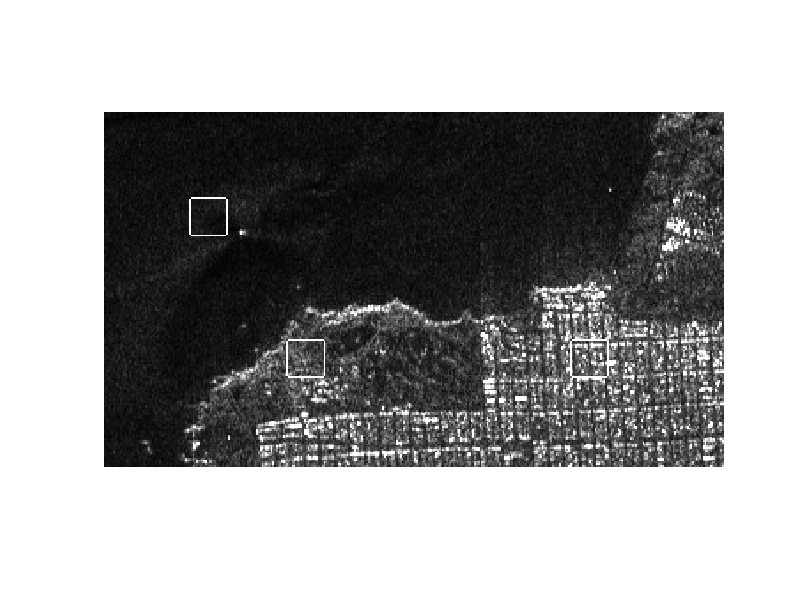
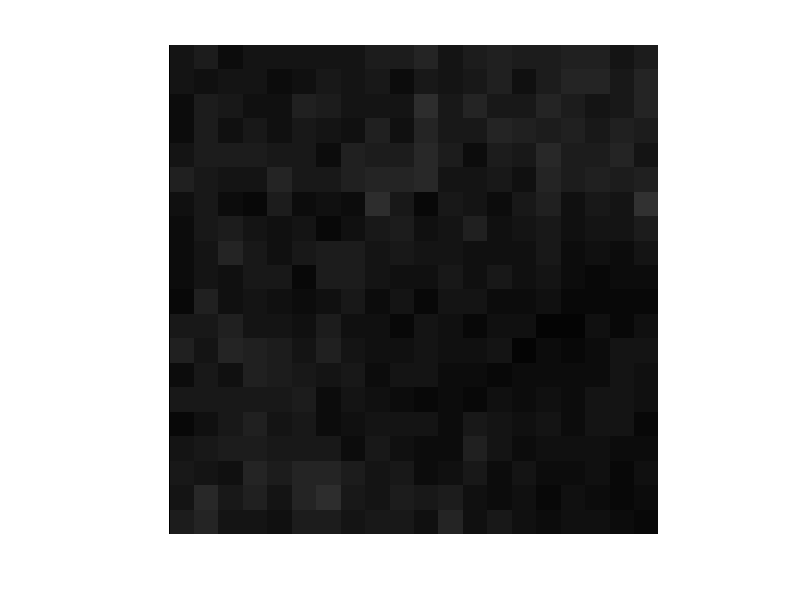
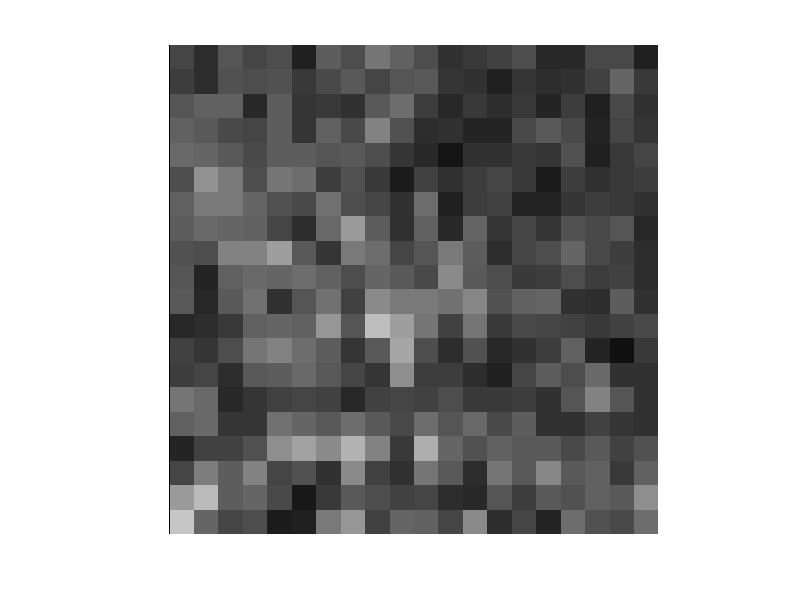
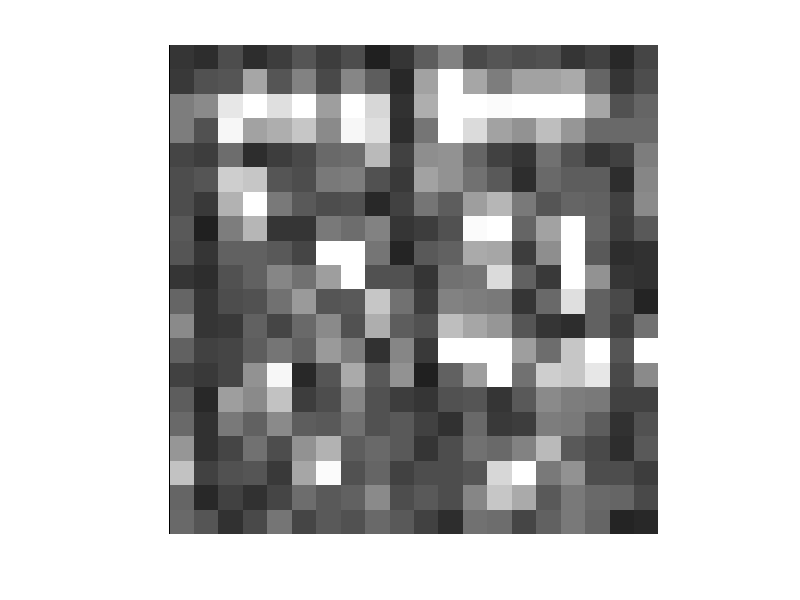

The MATLAB source for these figures, in order: (Note: this script raises an error after producing the figures.)
clear
close all
clc

load('image.mat');

%Region sea marking
y(50:69, 49) = 1;
y(50:69, 70) = 1;
y(49, 50:69) = 1;
y(70, 50:69) = 1;

%Region forest marking
y(130:149, 104) = 1;
y(130:149, 125) = 1;
y(129, 105:124) = 1;
y(150, 105:124) = 1;

% y(140:159, 184) = 1;
% y(140:159, 205) = 1;
% y(139, 184:205) = 1;
% y(160, 184:205) = 1;


%Region urban marking
y(130:149, 264) = 1;
y(130:149, 285) = 1;
y(129, 265:284) = 1;
y(150, 265:284) = 1;

imshow(y);

sea = y(50:69, 50:69);
forest = y(130:149, 105:124);
% forest = y(140:159, 185:204);
urban = y(130:149, 265:284);

figure();
imshow(sea);
figure();
imshow(forest);
figure();
imshow(urban);

win_size = 20;
win_sq = win_size^2;
samples = 3;

sea = reshape(sea, [1, win_sq]);
forest = reshape(forest, [1, win_sq]);
urban = reshape(urban, [1, win_sq]);

obs_signal = [ sea forest urban ];

figure();
plot(obs_signal);

x2 = zeros(win_sq*samples, 1);
x2(win_sq+1:2*win_sq) = 1;

x3 = zeros(win_sq*samples, 1);
x3(2*win_sq+1:3*win_sq) = 1;

variates = [x2 x3];

gam_mdl = fitglm(variates,obs_signal,'linear','Distribution','gamma')
norm_mdl = fitglm(variates,obs_signal,'linear','Distribution','normal')

figure();
plotResiduals(gam_mdl,'caseorder');
figure();
hold on;
plotResiduals(gam_mdl);
histfit(gam_mdl.Residuals.raw);
hold off;
figure();
plotResiduals(norm_mdl,'caseorder');
figure();
hold on;
plotResiduals(norm_mdl);
histfit(norm_mdl.Residuals.raw);
hold off;

figure();
plotDiagnostics(gam_mdl,'cookd');
figure();
plotDiagnostics(norm_mdl,'cookd');

extreme_values_gam = find((gam_mdl.Diagnostics.CooksDistance) > 7*mean(gam_mdl.Diagnostics.CooksDistance))
extreme_values_norm = find((norm_mdl.Diagnostics.CooksDistance) > 7*mean(norm_mdl.Diagnostics.CooksDistance))

obs_signal_gam = obs_signal;
obs_signal_norm = obs_signal;
x2_gam = x2;
x2_norm = x2;
x3_gam = x3;
x3_norm = x3;

obs_signal_gam(flip(extreme_values_gam)) = [];
x2_gam(flip(extreme_values_gam)) = [];
x3_gam(flip(extreme_values_gam)) = [];
variates_gam = [x2_gam x3_gam];

obs_signal_norm(flip(extreme_values_norm)) = [];
x2_norm(flip(extreme_values_norm)) = [];
x3_norm(flip(extreme_values_norm)) = [];
variates_norm = [x2_norm x3_norm];

gam_mdl = fitglm(variates_gam, obs_signal_gam, 'linear','Distribution','gamma')
norm_mdl = fitglm(variates_norm, obs_signal_norm, 'linear','Distribution','normal')

figure();
plotResiduals(gam_mdl,'caseorder');
figure();
hold on;
plotResiduals(gam_mdl);
histfit(gam_mdl.Residuals.raw);
hold off;
figure();
plotResiduals(norm_mdl,'caseorder');
figure();
hold on;
plotResiduals(norm_mdl);
histfit(norm_mdl.Residuals.raw);
hold off;
